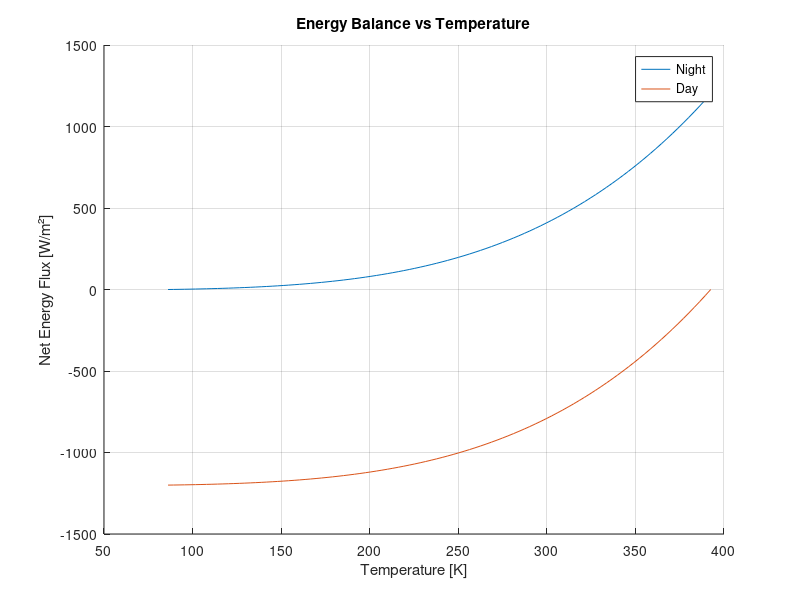

Recreate this plot in MATLAB. (Note: this script raises an error after producing the figure.)
%-------------------------------------------------------------------------%
%   __  __    _  _____ _        _    ____    _  _      ____    _ ____     %
%  |  \/  |  / \|_   _| |      / \  | __ )  | || |    / ___|__| |  _ \    %
%  | |\/| | / _ \ | | | |     / _ \ |  _ \  | || |_  | |   / _` | |_) |   %
%  | |  | |/ ___ \| | | |___ / ___ \| |_) | |__   _| | |__| (_| |  __/    %
%  |_|  |_/_/   \_\_| |_____/_/   \_\____/     |_|    \____\__,_|_|       %
%                                                                         %
%-------------------------------------------------------------------------%
%                                                                         %
%   Author: Marco Mehl <marco.mehl@polimi.it>                             %
%           Timoteo Dinelli <timoteo.dinelli@polimi.it>                   %
%   CRECK Modeling Group <http://creckmodeling.chem.polimi.it>            %
%   Department of Chemistry, Materials and Chemical Engineering           %
%   Politecnico di Milano                                                 %
%   P.zza Leonardo da Vinci 32, 20133 Milano                              %
%                                                                         %
% ----------------------------------------------------------------------- %
% Clear workspace and command window
clear all; clc;

%% Constants and Parameters
k = 0.005;          % Thermal conductivity [W/mK]
d = 0.30;           % Depth [m]
T0 = 253;           % Temperature at depth [K]
sigma = 5.67e-8;    % Stefan-Boltzmann constant [W/m²K⁴]
emissivity = 0.89;  % Surface emissivity

% Solar flux values [W/m²]
q_solar_day = 1200;
q_solar_night = 0;

%% Define Energy Balance Function
function F = energy_balance(T, q_solar, k, d, T0, sigma, emissivity)
    % Radiative flux out
    q_rad = emissivity * sigma * T^4;
    
    % Conductive flux out
    q_cond = (T - T0) * k/d;
    
    % Energy balance: q_solar = q_rad + q_cond
    F = q_solar - (q_rad + q_cond);
end

%% Solve for Day Temperature
% Initial guess for daytime temperature
T_guess_day = 350;

% Solve using fzero
T_day = fzero(@(T) energy_balance(T, q_solar_day, k, d, T0, sigma, emissivity), T_guess_day);

%% Solve for Night Temperature
% Initial guess for nighttime temperature
T_guess_night = 100;

% Solve using fzero
T_night = fzero(@(T) energy_balance(T, q_solar_night, k, d, T0, sigma, emissivity), T_guess_night);

%% Display Results
fprintf('Lunar Surface Temperature Results:\n')
fprintf('Daytime Temperature: %.1f K (%.1f °C)\n', T_day, T_day - 273.15)
fprintf('Nighttime Temperature: %.1f K (%.1f °C)\n', T_night, T_night - 273.15)

%% Plot Temperature Profile
T = linspace(T_night, T_day, 100);
q_solar_values = [q_solar_night, q_solar_day];

figure;
hold on;
for i = 1:2
    q_rad = emissivity * sigma * T.^4;
    q_cond = (T - T0) * k/d;
    q_total = q_rad + q_cond - q_solar_values(i);
    plot(T, q_total)
end
grid on
xlabel('Temperature [K]')
ylabel('Net Energy Flux [W/m²]')
title('Energy Balance vs Temperature')
legend('Night', 'Day')
yline(0, 'k--', 'Zero Net Flux')
hold off
